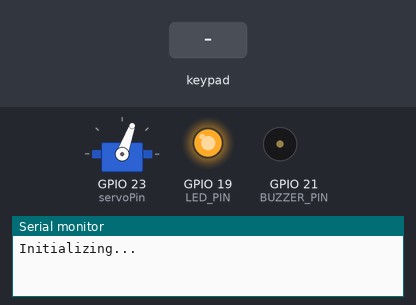
Recording of a sketch running on a simulated ESP32. Shown: servo, output pins drawn as LEDs (lit = HIGH), buzzer (waves = sounding, pin HIGH), the last lines printed to the serial monitor. The inputs (shaded band) are chosen by the test bench.

Above: at 1.2 s.
1.3 s: keypad keys 0 0 0 0 pressed 0.4 s apart
At 3.2 s:
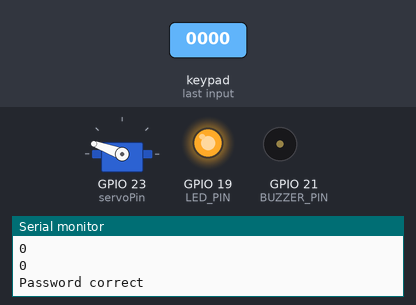
5.9 s: key '*' pressed
7.4 s: key '#' pressed
Timing chart, 0 to 10.4 s (numbered marks = the images above; inputs shaded):
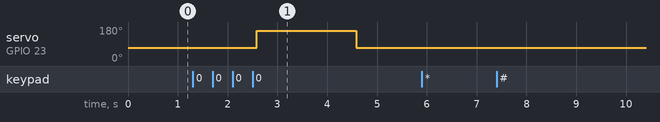

Measured:
- after the input at 1.3 s, servo on GPIO 23 (servoPin): 70° → 160° after 1.3 s, → 70° 2.0 s later

The sketch:

door_lock_4x3.ino
```cpp
#include <Keypad.h>
#include <ESP32Servo.h>

// install library: Keypad by Mark Stanley, Alexander Brevig.
//
//   1       2       3
//
//   4       5       6
//
//   7       8       9
//
//   *       0       #
//
// 1   2   3   4   5   6   7
// ☉   ☉   ☉   ☉   ☉   ☉   ☉
// C2, R1, C1, R4, C3, R3, R2
// 25  13  26  27  33  14  12   - uC pin no
// 14  2   13  12  15  5   4    - uC pin no


const byte ROWS = 4;
const byte COLS = 3;
char keys[ROWS][COLS] = {
  {'1','2','3'},
  {'4','5','6'},
  {'7','8','9'},
  {'*','0','#'},
};
// byte rowPins[ROWS] = {13, 12, 14, 27};   // R1, R2, R3, R4
// byte colPins[COLS] = {26, 25, 33};       // C1, C2, C3
byte rowPins[ROWS] = {2, 4, 5, 12};   // R1, R2, R3, R4
byte colPins[COLS] = {13, 14, 15};       // C1, C2, C3
Keypad keypad = Keypad(makeKeymap(keys), rowPins, colPins, ROWS, COLS);


const String PASSWORD1 = String("0000");
const byte PASSWORD_MAX_LEN = 10;

const byte SERVO_CLOSE_ANGLE = 70;
const byte SERVO_OPEN_ANGLE = 160;
const byte BUZZER_PIN = 21;
static const int servoPin = 23;
const byte LED_PIN = 19;


String inputPassword = String("");


Servo servo1;

void buzzerOn() {
  pinMode(BUZZER_PIN, OUTPUT);
  digitalWrite(BUZZER_PIN, LOW);
}

void buzzerOff(){
  pinMode(BUZZER_PIN, INPUT);
  digitalWrite(BUZZER_PIN, HIGH);
}

void setup() {
  pinMode(LED_PIN, OUTPUT);
  digitalWrite(LED_PIN, HIGH);
  buzzerOff();
  servo1.attach(servoPin);
  servo1.write(SERVO_CLOSE_ANGLE);

  Serial.begin(9600);
  while (!Serial) {
    delay(20);  // wait for serial port to connect. Needed for native USB port only
  }
  Serial.println("\n\nInitializing...");
}

void loop() {
  char key = keypad.getKey();
  if (key) {
    Serial.println(key);
    buzzerOn();
    delay(80);
    buzzerOff();

    if (key == '*') {
      inputPassword = String("");
      Serial.println("Password reset");
    } else if (inputPassword.length() < PASSWORD_MAX_LEN) {
      inputPassword += key;
      // Serial.println(inputPassword);
      if (inputPassword == PASSWORD1) {
        Serial.println("\nPassword correct");
        inputPassword = String("");
        servo1.write(SERVO_OPEN_ANGLE);
        buzzerOn();
        delay(2000);
        buzzerOff();
        servo1.write(SERVO_CLOSE_ANGLE);
      }
    }
  }
}
```
